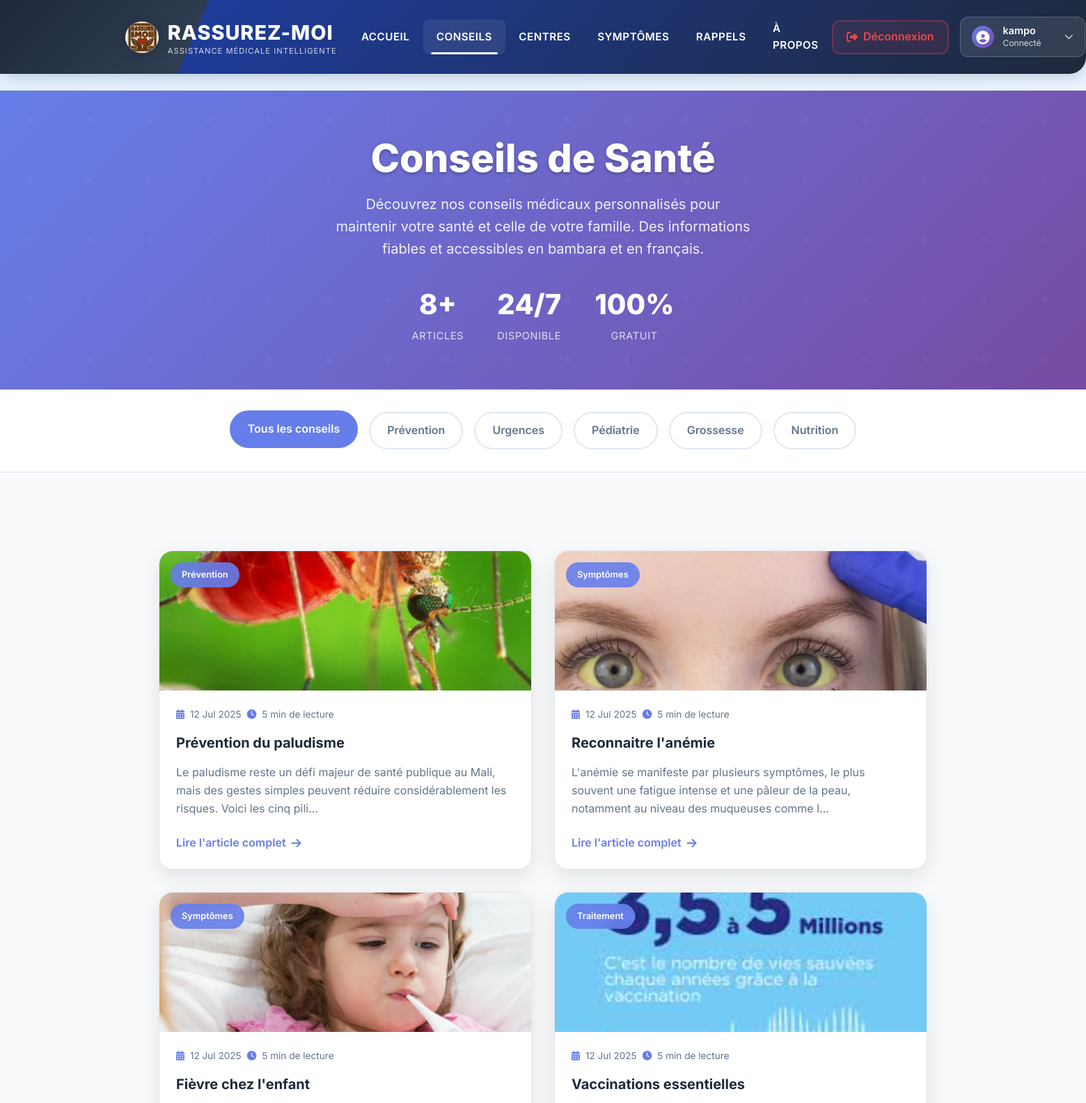
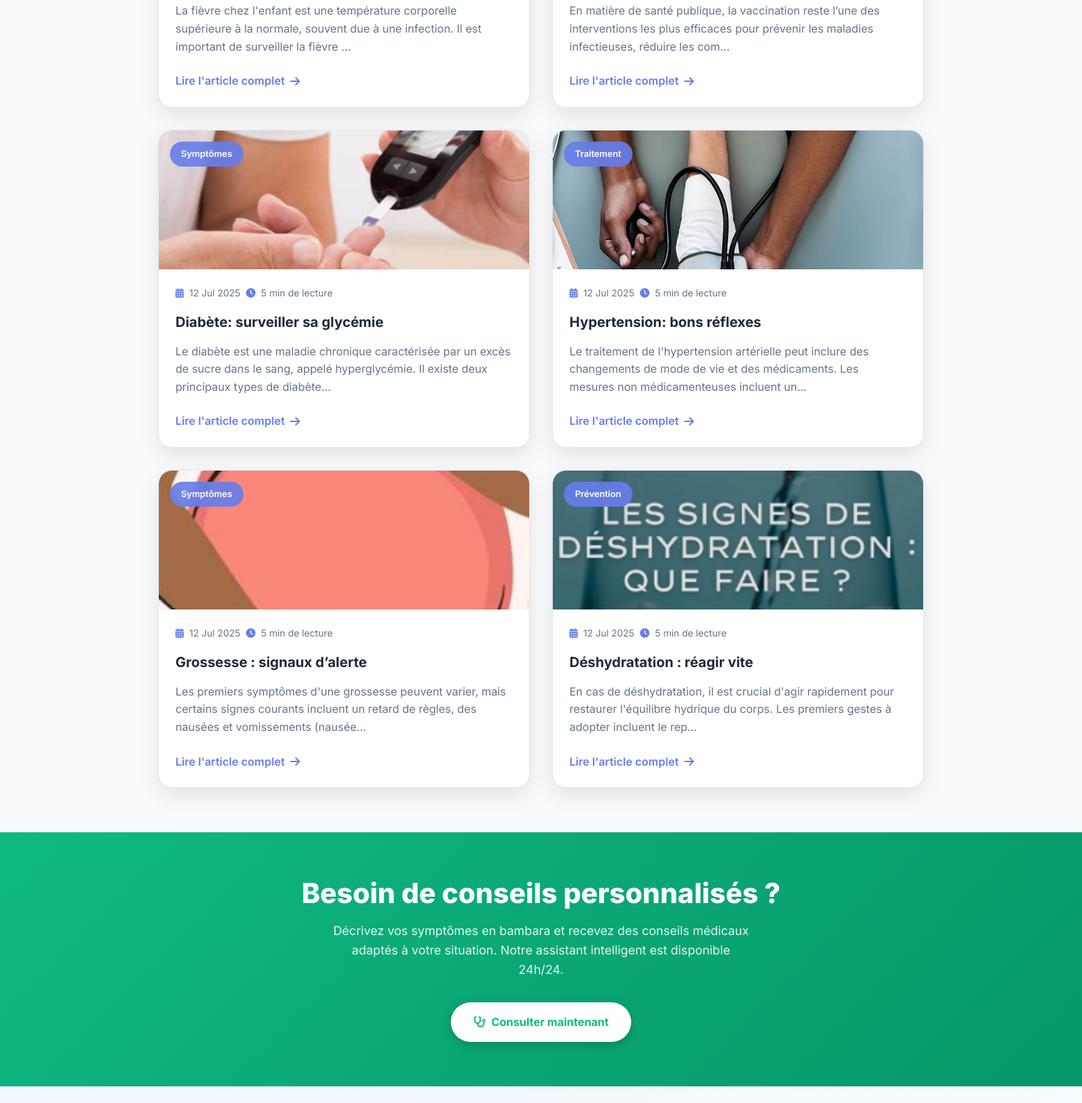
/articles/ (signed in), run on the app's committed database (2 pictures, top to bottom).
### core/models.py (models this page shows, shortened)
class Article(models.Model):
    CATEGORIE_CHOICES = [
        ('PREV', 'Prévention'),
        ('SYMP', 'Symptômes'),
        ('TRAIT', 'Traitement'),
        ('URG', 'Urgence'),
    ]
    titre = models.CharField(max_length=200)
    categorie = models.CharField(max_length=5, choices=CATEGORIE_CHOICES)
    contenu = models.TextField()
    date_publication = models.DateField(auto_now_add=True)
    image = models.ImageField(upload_to='articles/')
    auteur = models.CharField(max_length=100, blank=True)
    mots_cles = models.CharField(max_length=200, blank=True)
    class Meta:
        ordering = ['-date_publication']
        verbose_name = "Article de Santé"
        verbose_name_plural = "Articles de Santé"
    def get_extrait(self, length=200):
        return self.contenu[:length] + '...' if len(self.contenu) > length else self.contenu

### core/views.py (the view)
# urls.py: path('articles/', views.articles, name='articles'),
@require_login
def articles(request):
    articles = Article.objects.all().order_by('-date_publication')
    for article in articles:
        article.extrait_150 = article.get_extrait(150)
    return render(request, "core/articles.html", {"articles": articles})

### core/views.py (called while the page is built)
def require_login(view_func):
    @wraps(view_func)
    def wrapper(request, *args, **kwargs):
        if not request.user.is_authenticated:
            messages.warning(request, 'Veuillez vous connecter pour accéder à cette page.')
            return redirect('login')
        return view_func(request, *args, **kwargs)
    return wrapper

### core/templates/core/articles.html (shortened to what this page needs)
{% extends "core/base.html" %}
{% load static %}
{% block content %}
<section class="conseils-hero">
  <div class="container">
    <div class="conseils-hero-content">
      <h1>Conseils de Santé</h1>
      <p>Découvrez nos conseils médicaux personnalisés pour maintenir votre santé et celle de votre famille. Des informations fiables et accessibles en bambara et en français.</p>
      <div class="conseils-stats">
        <div class="conseils-stat">
          <span class="conseils-stat-number">{{ articles|length }}+</span>
          <span class="conseils-stat-label">Articles</span>
        </div>
        <div class="conseils-stat">
          <span class="conseils-stat-number">24/7</span>
          <span class="conseils-stat-label">Disponible</span>
        </div>
        <div class="conseils-stat">
          <span class="conseils-stat-number">100%</span>
          <span class="conseils-stat-label">Gratuit</span>
        </div>
      </div>
    </div>
  </div>
</section>
<section class="conseils-filters">
  <div class="container">
    <div class="filter-buttons">
      <button class="filter-btn active" data-category="all">Tous les conseils</button>
      <button class="filter-btn" data-category="prevention">Prévention</button>
      <button class="filter-btn" data-category="urgence">Urgences</button>
      <button class="filter-btn" data-category="pediatrie">Pédiatrie</button>
      <button class="filter-btn" data-category="grossesse">Grossesse</button>
      <button class="filter-btn" data-category="nutrition">Nutrition</button>
    </div>
  </div>
</section>
<section class="conseils-articles">
  <div class="container">
    {% if articles %}
      <div class="articles-grid">
        {% for article in articles %}
          <article class="article-card-modern" data-category="{{ article.categorie|lower }}">
            <div class="article-image-container">
              {% if article.image %}
                <img src="{{ article.image.url }}" class="article-image" alt="{{ article.titre }}">
              {% else %}
                <img src="{% static 'core/images/carte'|add:forloop.counter|add:'.png' %}" class="article-image" alt="{{ article.titre }}">
              {% endif %}
              <div class="article-category-badge">
                {{ article.get_categorie_display }}
              </div>
            </div>
            <div class="article-content">
              <div class="article-meta">
                <i class="fas fa-calendar-alt"></i>
                <span>{{ article.date_publication|date:"d M Y" }}</span>
                <i class="fas fa-clock"></i>
                <span>5 min de lecture</span>
              </div>
              <h3 class="article-title">{{ article.titre }}</h3>
              <p class="article-excerpt">{{ article.extrait_150 }}</p>
              <a href="{% url 'article_detail' article.id %}" class="article-read-more">
                Lire l'article complet
                <i class="fas fa-arrow-right"></i>
              </a>
            </div>
          </article>
        {% endfor %}
      </div>
    {% endif %}
  </div>
</section>
<section class="conseils-cta">
  <div class="container">
    <h2>Besoin de conseils personnalisés ?</h2>
    <p>Décrivez vos symptômes en bambara et recevez des conseils médicaux adaptés à votre situation. Notre assistant intelligent est disponible 24h/24.</p>
    <a href="{% url 'pipeline' %}" class="cta-btn">
      <i class="fas fa-stethoscope"></i>
      Consulter maintenant
    </a>
  </div>
</section>
{% endblock %}

### core/templates/core/base.html (shortened to what this page needs)
{% load static %}
<!DOCTYPE html>
<html lang="fr">
<head>
  <link href="https://cdn.jsdelivr.net/npm/bootstrap@5.4.0/dist/css/bootstrap.min.css" rel="stylesheet">
  <link rel="stylesheet" href="https://cdnjs.cloudflare.com/ajax/libs/font-awesome/6.4.0/css/all.min.css">
  <link href="{% static 'core/css/style.css' %}" rel="stylesheet">
</head>
<body class="medical-theme">
  <header>
    <nav class="navbar navbar-expand-lg navbar-medical">
      <div class="container">
        <a href="{% url 'home' %}" class="navbar-brand">
          <img src="{% static 'core/images/logo.png' %}" alt="Logo Rassurez-moi" class="brand-logo">
          <div>
            <div>RASSUREZ-MOI</div>
            <div class="brand-subtitle">ASSISTANCE MÉDICALE INTELLIGENTE</div>
          </div>
        </a>
        <div class="collapse navbar-collapse" id="mainNavbar">
          <ul class="navbar-nav me-auto">
            <li class="nav-item">
              <a class="nav-link {% if request.resolver_match.url_name == 'home' %}active{% endif %}" href="{% url 'home' %}">Accueil</a>
            </li>
            {% if user.is_authenticated %}
              <li class="nav-item">
                <a class="nav-link {% if request.resolver_match.url_name == 'articles' %}active{% endif %}" href="{% url 'articles' %}">Conseils</a>
              </li>
              <li class="nav-item">
                <a class="nav-link {% if request.resolver_match.url_name == 'centres' %}active{% endif %}" href="{% url 'centres' %}">Centres</a>
              </li>
              <li class="nav-item">
                <a class="nav-link {% if request.resolver_match.url_name == 'pipeline' %}active{% endif %}" href="{% url 'pipeline' %}">Symptômes</a>
              </li>
              <li class="nav-item">
                <a class="nav-link {% if request.resolver_match.url_name == 'reminders' %}active{% endif %}" href="{% url 'reminders' %}">Rappels</a>
              </li>
            {% else %}
              <li class="nav-item">
                <a class="nav-link" href="{% url 'login' %}" style="color: #fbbf24 !important;">
                  <i class="fas fa-lock"></i> Connexion requise
                </a>
              </li>
            {% endif %}
            <li class="nav-item">
              <a class="nav-link {% if request.resolver_match.url_name == 'about' %}active{% endif %}" href="{% url 'about' %}">À propos</a>
            </li>
          </ul>
          <div class="navbar-actions">
            {% if user.is_authenticated %}
              <form method="post" action="{% url 'logout' %}" style="margin: 0; padding: 0; display: inline;">
                <button type="submit" class="auth-btn logout-btn">
                  <i class="fas fa-sign-out-alt"></i>
                  <span>Déconnexion</span>
                </button>
              </form>
              <div class="user-menu-dropdown">
                <button class="user-menu-btn" type="button" data-bs-toggle="dropdown" aria-expanded="false">
                  <div class="user-avatar">
                    <i class="fas fa-user-circle"></i>
                  </div>
                  <div class="user-info">
                    <span class="user-name">{{ user.username }}</span>
                    <span class="user-status">Connecté</span>
                  </div>
                  <i class="fas fa-chevron-down dropdown-arrow"></i>
                </button>
              </div>
            {% else %}
              <a href="{% url 'login' %}" class="auth-btn login-btn">
                <i class="fas fa-sign-in-alt"></i>
                <span>Connexion</span>
              </a>
            {% endif %}
          </div>
        </div>
      </div>
    </nav>
  </header>
  <main class="main-content py-4">
    {% block content %}{% endblock %}
  </main>
</body>
</html>

### core/static/core/css/style.css (style rules this page uses)
* { margin: 0; padding: 0; box-sizing: border-box; }
body { font-family: 'Inter', -apple-system, BlinkMacSystemFont, 'Segoe UI', Roboto, sans-serif; font-size: 1rem; line-height: 1.6; color: #1f2937; background-color: #ffffff; -webkit-font-smoothing: antialiased; -moz-osx-font-smoothing: grayscale; }
body.medical-theme { font-family: 'Inter', Arial, sans-serif; background: linear-gradient(135deg, #e3f0ff 0%, #f8fbff 100%); min-height: 100vh; color: #1e293b; }
.navbar { border-radius: 0 0 1.5rem 1.5rem; padding-top: 0.5rem; padding-bottom: 0.5rem; }
.brand-logo { height: 48px; width: 48px; object-fit: contain; border-radius: 50%; background: #fff; box-shadow: 0 2px 8px rgba(37,99,235,0.10); }
.navbar-nav .nav-link { color: #e0e7ef; font-weight: 500; font-size: 1.08rem; transition: color 0.2s; display: flex; align-items: center; gap: 0.5rem; }
.navbar-nav .nav-link.active, .navbar-nav .nav-link:hover { color: #10b981; background: rgba(255,255,255,0.08); border-radius: 0.5rem; }
.brand-subtitle { font-size: 0.875rem; color: #4b5563; margin: 0; font-weight: 400; }
.navbar-actions { display: flex; align-items: center; gap: 1rem; }
.user-name { font-weight: 500; color: #374151; }
.main-content { min-height: 60vh; padding-bottom: 2rem; }
.articles-grid { display: grid; grid-template-columns: repeat(auto-fit, minmax(350px, 1fr)); gap: 2rem; max-width: 1200px; margin: 0 auto; padding: 0 1.5rem; }
.article-image { position: relative; height: 200px; overflow: hidden; }
.article-content { padding: 1.5rem; }
.article-meta { display: flex; align-items: center; gap: 0.5rem; color: #6b7280; font-size: 0.875rem; margin-bottom: 1rem; }
.article-title { font-size: 1.125rem; font-weight: 600; color: #111827; margin-bottom: 0.5rem; line-height: 1.4; }
.article-excerpt { color: #4b5563; line-height: 1.6; margin-bottom: 1rem; }
.container { max-width: 1200px; margin: 0 auto; padding: 0 1.5rem; }
h1, h2, h3, h4, h5 { font-family: 'Inter', Arial, sans-serif; font-weight: 700; }
a { text-decoration: none; }

### data on the page
Article: image (picture), categorie "Prévention", date_publication "12 Jul 2025", titre "Prévention du paludisme", extrait_150 "Le paludisme reste un défi majeur de santé publique au Mali, mais des gestes simples peuvent réduire considérablement les risques. Voici les cinq pili..."
Article: image (picture), categorie "Symptômes", date_publication "12 Jul 2025", titre "Reconnaitre l'anémie", extrait_150 "L'anémie se manifeste par plusieurs symptômes, le plus souvent une fatigue intense et une pâleur de la peau, notamment au niveau des muqueuses comme l..."
Article: image (picture), categorie "Symptômes", date_publication "12 Jul 2025", titre "Fièvre chez l'enfant", extrait_150 "La fièvre chez l'enfant est une température corporelle supérieure à la normale, souvent due à une infection. Il est important de surveiller la fièvre ..."
Article: image (picture), categorie "Traitement", date_publication "12 Jul 2025", titre "Vaccinations essentielles", extrait_150 "En matière de santé publique, la vaccination reste l’une des interventions les plus efficaces pour prévenir les maladies infectieuses, réduire les com..."
Article: image (picture), categorie "Symptômes", date_publication "12 Jul 2025", titre "Diabète: surveiller sa glycémie", extrait_150 "Le diabète est une maladie chronique caractérisée par un excès de sucre dans le sang, appelé hyperglycémie. Il existe deux principaux types de diabète..."
Article: image (picture), categorie "Traitement", date_publication "12 Jul 2025", titre "Hypertension: bons réflexes", extrait_150 "Le traitement de l'hypertension artérielle peut inclure des changements de mode de vie et des médicaments. Les mesures non médicamenteuses incluent un..."
Article: image (picture), categorie "Symptômes", date_publication "12 Jul 2025", titre "Grossesse : signaux d’alerte", extrait_150 "Les premiers symptômes d'une grossesse peuvent varier, mais certains signes courants incluent un retard de règles, des nausées et vomissements (nausée..."
Article: image (picture), categorie "Prévention", date_publication "12 Jul 2025", titre "Déshydratation : réagir vite", extrait_150 "En cas de déshydratation, il est crucial d'agir rapidement pour restaurer l'équilibre hydrique du corps. Les premiers gestes à adopter incluent le rep..."

### other printed values
{{ user.username }} "kampo"
{{ articles|length }} "8"
